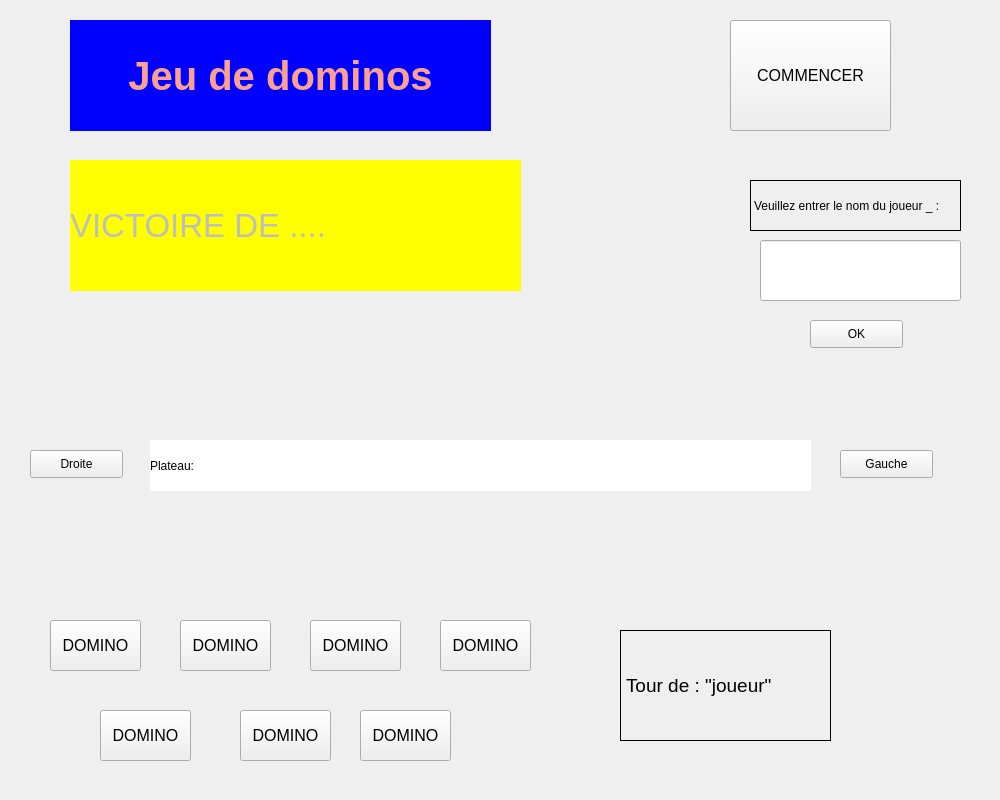
<?xml version="1.0" encoding="UTF-8"?>
<ui version="4.0">
 <class>Form</class>
 <widget class="QWidget" name="Form">
  <property name="enabled">
   <bool>true</bool>
  </property>
  <property name="geometry">
   <rect>
    <x>0</x>
    <y>0</y>
    <width>1000</width>
    <height>800</height>
   </rect>
  </property>
  <property name="windowTitle">
   <string>Form</string>
  </property>
  <property name="autoFillBackground">
   <bool>false</bool>
  </property>
  <property name="styleSheet">
   <string notr="true"/>
  </property>
  <widget class="QLabel" name="label_titre">
   <property name="geometry">
    <rect>
     <x>70</x>
     <y>20</y>
     <width>421</width>
     <height>111</height>
    </rect>
   </property>
   <property name="font">
    <font>
     <pointsize>30</pointsize>
     <weight>75</weight>
     <bold>true</bold>
    </font>
   </property>
   <property name="layoutDirection">
    <enum>Qt::LeftToRight</enum>
   </property>
   <property name="styleSheet">
    <string notr="true">background:light blue;color:#FAA18F</string>
   </property>
   <property name="frameShadow">
    <enum>QFrame::Sunken</enum>
   </property>
   <property name="text">
    <string>Jeu de dominos</string>
   </property>
   <property name="textFormat">
    <enum>Qt::PlainText</enum>
   </property>
   <property name="alignment">
    <set>Qt::AlignCenter</set>
   </property>
  </widget>
  <widget class="QPushButton" name="d1_btn">
   <property name="geometry">
    <rect>
     <x>50</x>
     <y>620</y>
     <width>91</width>
     <height>51</height>
    </rect>
   </property>
   <property name="font">
    <font>
     <pointsize>12</pointsize>
    </font>
   </property>
   <property name="text">
    <string>DOMINO</string>
   </property>
  </widget>
  <widget class="QPushButton" name="d2_btn">
   <property name="geometry">
    <rect>
     <x>180</x>
     <y>620</y>
     <width>91</width>
     <height>51</height>
    </rect>
   </property>
   <property name="font">
    <font>
     <pointsize>12</pointsize>
    </font>
   </property>
   <property name="text">
    <string>DOMINO</string>
   </property>
  </widget>
  <widget class="QPushButton" name="d3_btn">
   <property name="geometry">
    <rect>
     <x>310</x>
     <y>620</y>
     <width>91</width>
     <height>51</height>
    </rect>
   </property>
   <property name="font">
    <font>
     <pointsize>12</pointsize>
    </font>
   </property>
   <property name="text">
    <string>DOMINO</string>
   </property>
  </widget>
  <widget class="QPushButton" name="d4_btn">
   <property name="geometry">
    <rect>
     <x>440</x>
     <y>620</y>
     <width>91</width>
     <height>51</height>
    </rect>
   </property>
   <property name="font">
    <font>
     <pointsize>12</pointsize>
    </font>
   </property>
   <property name="text">
    <string>DOMINO</string>
   </property>
  </widget>
  <widget class="QPushButton" name="d5_btn">
   <property name="geometry">
    <rect>
     <x>100</x>
     <y>710</y>
     <width>91</width>
     <height>51</height>
    </rect>
   </property>
   <property name="font">
    <font>
     <pointsize>12</pointsize>
    </font>
   </property>
   <property name="text">
    <string>DOMINO</string>
   </property>
  </widget>
  <widget class="QPushButton" name="d6_btn">
   <property name="geometry">
    <rect>
     <x>240</x>
     <y>710</y>
     <width>91</width>
     <height>51</height>
    </rect>
   </property>
   <property name="font">
    <font>
     <pointsize>12</pointsize>
    </font>
   </property>
   <property name="text">
    <string>DOMINO</string>
   </property>
  </widget>
  <widget class="QPushButton" name="d7_btn">
   <property name="geometry">
    <rect>
     <x>360</x>
     <y>710</y>
     <width>91</width>
     <height>51</height>
    </rect>
   </property>
   <property name="font">
    <font>
     <pointsize>12</pointsize>
    </font>
   </property>
   <property name="text">
    <string>DOMINO</string>
   </property>
  </widget>
  <widget class="QPushButton" name="start_btn">
   <property name="geometry">
    <rect>
     <x>730</x>
     <y>20</y>
     <width>161</width>
     <height>111</height>
    </rect>
   </property>
   <property name="font">
    <font>
     <pointsize>12</pointsize>
    </font>
   </property>
   <property name="text">
    <string>COMMENCER</string>
   </property>
  </widget>
  <widget class="QPushButton" name="ok_btn">
   <property name="geometry">
    <rect>
     <x>810</x>
     <y>320</y>
     <width>93</width>
     <height>28</height>
    </rect>
   </property>
   <property name="text">
    <string>OK</string>
   </property>
  </widget>
  <widget class="QLabel" name="label_instructions">
   <property name="geometry">
    <rect>
     <x>750</x>
     <y>180</y>
     <width>211</width>
     <height>51</height>
    </rect>
   </property>
   <property name="frameShape">
    <enum>QFrame::Box</enum>
   </property>
   <property name="text">
    <string>Veuillez entrer le nom du joueur _ :</string>
   </property>
  </widget>
  <widget class="QLineEdit" name="lineEdit_console">
   <property name="geometry">
    <rect>
     <x>760</x>
     <y>240</y>
     <width>201</width>
     <height>61</height>
    </rect>
   </property>
  </widget>
  <widget class="QLabel" name="label_tour">
   <property name="geometry">
    <rect>
     <x>620</x>
     <y>630</y>
     <width>211</width>
     <height>111</height>
    </rect>
   </property>
   <property name="font">
    <font>
     <pointsize>14</pointsize>
    </font>
   </property>
   <property name="frameShape">
    <enum>QFrame::Box</enum>
   </property>
   <property name="text">
    <string>Tour de : &quot;joueur&quot;</string>
   </property>
  </widget>
  <widget class="QLabel" name="label_victoire">
   <property name="enabled">
    <bool>false</bool>
   </property>
   <property name="geometry">
    <rect>
     <x>70</x>
     <y>160</y>
     <width>451</width>
     <height>131</height>
    </rect>
   </property>
   <property name="font">
    <font>
     <pointsize>25</pointsize>
    </font>
   </property>
   <property name="styleSheet">
    <string notr="true">background:yellow</string>
   </property>
   <property name="text">
    <string>VICTOIRE DE ....</string>
   </property>
  </widget>
  <widget class="QLabel" name="label_plateau">
   <property name="geometry">
    <rect>
     <x>150</x>
     <y>440</y>
     <width>661</width>
     <height>51</height>
    </rect>
   </property>
   <property name="autoFillBackground">
    <bool>false</bool>
   </property>
   <property name="styleSheet">
    <string notr="true">background:white</string>
   </property>
   <property name="text">
    <string>Plateau: </string>
   </property>
  </widget>
  <widget class="QPushButton" name="pushButton">
   <property name="geometry">
    <rect>
     <x>30</x>
     <y>450</y>
     <width>93</width>
     <height>28</height>
    </rect>
   </property>
   <property name="text">
    <string>Droite</string>
   </property>
  </widget>
  <widget class="QPushButton" name="pushButton_2">
   <property name="geometry">
    <rect>
     <x>840</x>
     <y>450</y>
     <width>93</width>
     <height>28</height>
    </rect>
   </property>
   <property name="text">
    <string>Gauche</string>
   </property>
  </widget>
 </widget>
 <resources/>
 <connections/>
</ui>
